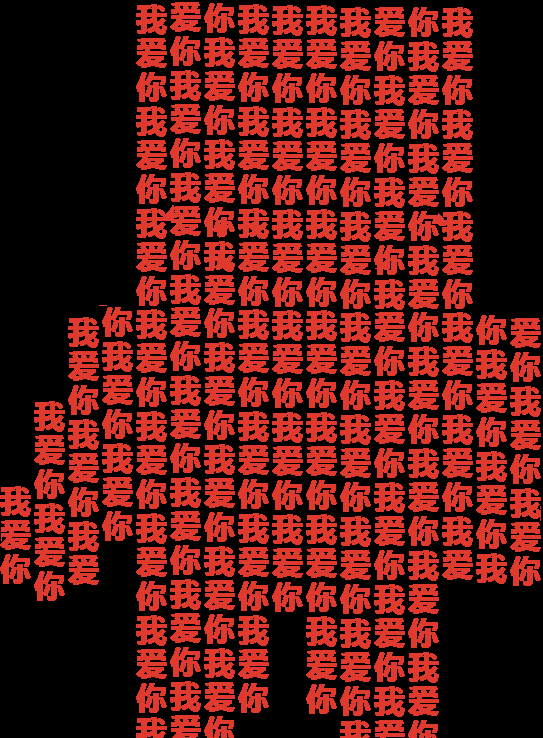
#> input picture examples/fill-vertical.png, 543 x 738 px
$ python -i textfx.py   (imports and definitions only)
#> lines starting #> are read from the running program, lines starting #| are printed output that depends on the picture; after the words box and inside, x2 and y2 are one past the last pixel; in counts of white or black regions, pixels touching at a corner belong together
# -*- coding: utf-8 -*-
"""
text_fx.py - 12 种 Illustrator 风格文字复制与变形效果（纯 Pillow+numpy 实现）

用法:
  12 格合集:
    python text_fx.py "CREATE" <outdir> --grid <outdir>/grid.png
  单个效果:
    python text_fx.py "CREATE" <outdir> --effect spiral --out <outdir>/spiral.png
  查看效果列表:
    python text_fx.py --list

公共参数:
  --bg    背景色 (默认 "transparent", 支持 hex 色值)
  --fg    文字色 (默认 #E03A2F)
  --mode  输出模式 (默认 tr=透明底红字)
  --font  字体文件路径 (默认自动: 含 CJK 用 msyhbd.ttc, 否则 arialbd.ttf)
  --size  基准字号 (默认 240)
"""
import argparse
import math
import os
import sys

import numpy as np
from PIL import Image, ImageDraw, ImageFilter, ImageFont

Image.MAX_IMAGE_PIXELS = None  # 输入为脚本自产图像, 关闭炸弹保护

# ---------------------------------------------------------------- 效果注册表
EFFECTS = [
    ("spiral",    "01 旋转重复 Spiral Repeat"),
    ("circular",  "02 圆形文字环绕 Circular Text"),
    ("tunnel",    "03 透视空间 Perspective Tunnel"),
    ("wave_v",    "04 垂直波浪 Vertical Wave"),
    ("wave_h",    "05 水平波浪 Horizontal Wave"),
    ("flowline",  "06 流线波纹 Flowline Wave"),
    ("waveweave", "07 波浪织锦 Wave Weave"),
    ("fisheye",   "08 鱼眼透视 Fisheye"),
    ("ring",      "09 环形旋转 Ring Rotation"),
]
EFFECT_KEYS = [k for k, _ in EFFECTS]

# 全局输出风格: 红底演示 / 纯白透明 / 纯黑透明 / 白底黑字 / 黑底白字
STYLE = {
    "bg": (224, 58, 47),
    "fg": (255, 255, 255),
    "transparent": False,
    "shadow": (85, 18, 14),
    "shadow_alpha": 0.55,
}


def _hex_rgb(s):
    s = s.lstrip("#")
    return tuple(int(s[i:i + 2], 16) for i in (0, 2, 4))


_CUR_TEXT = ""   # 当前输入文字, 供效果内部做 CJK 密度自适应


# [22 lines left out: function set_style, not called in this run]

# ---------------------------------------------------------------- 字体 (跨平台自动探测)
# 优先顺序: 环境变量 WORDSHAPE_FONT > 包内 fonts/ 目录 > 系统字体目录
_FONT_DIRS = [
    os.path.join(os.path.dirname(os.path.dirname(os.path.abspath(__file__))),
                 "fonts"),
    "C:/Windows/Fonts",
    "/System/Library/Fonts",
    "/System/Library/Fonts/Supplemental",
    "/Library/Fonts",
    os.path.expanduser("~/Library/Fonts"),
    "/usr/share/fonts",
    "/usr/share/fonts/truetype",
    "/usr/local/share/fonts",
    os.path.expanduser("~/.fonts"),
    os.path.expanduser("~/.local/share/fonts"),
]

FONT_CJK_CANDIDATES = [
    "msyhbd.ttc", "msyh.ttc", "simhei.ttf",            # Windows 微软雅黑/黑体
    "PingFang.ttc", "Hiragino Sans GB.ttc",            # macOS
    "STHeiti Medium.ttc", "Songti.ttc",
    "NotoSansCJK-Bold.ttc", "NotoSansCJKsc-Bold.otf",  # Linux / Noto
    "NotoSansSC-Bold.otf", "SourceHanSansCN-Bold.otf",
    "wqy-zenhei.ttc", "DroidSansFallbackFull.ttf",
]
FONT_LATIN_CANDIDATES = [
    "arialbd.ttf", "Arial Bold.ttf", "calibrib.ttf", "impact.ttf",
    "HelveticaNeue-Bold.ttf", "Helvetica.ttc",
    "DejaVuSans-Bold.ttf", "LiberationSans-Bold.ttf", "NotoSans-Bold.ttf",
]


# [101 lines left out: functions _iter_font_files, _find_font_file, _has_cjk, pick_font, render_text, crop_alpha and 1 more, not called in this run]


def _bg_rgb(img):
    # 透明模式下, 字身/底色装饰使用前景色, 避免残留红块
    return STYLE["fg"] if STYLE["transparent"] else STYLE["bg"]


def _fg_rgb(img):
    return STYLE["fg"]


# [103 lines left out: functions _solid_stroke_text, _add_shadow, _outline_text, remap, meshgrid, not called in this run]


def to_arr(img):
    return np.asarray(img, dtype=np.float32)


# ---------------------------------------------------------------- 变形核心(纯warp)
# [114 lines left out: functions _warp_twist, _warp_banana, _warp_wavesh, _warp_fisheye, _stack_copies, _blend_cascade and 1 more, not called in this run]


def _square_frame(img, per_edge=1, Lf=1.05, fill=None):
    """文字沿正方形四边排布成方框; 参考图每边仅一个完整词.
    fill: 填色(遮挡用); None=用底色. 透明底传黑色, 之后抠黑成透明"""
    sq = _outline_text(_fit_aspect(img, 3.2), stroke=3,
                       fill=_bg_rgb(img) if fill is None else fill)
    W, H = sq.size
    L = int(W * Lf)
    slot = L / per_edge
    s = slot * 0.92 / W
    tile = sq.resize((max(int(W * s), 1), max(int(H * s), 1)), Image.LANCZOS)
    tw, th = tile.size
    t90 = tile.rotate(90, expand=True, resample=Image.BICUBIC)
    t180 = tile.rotate(180, expand=True, resample=Image.BICUBIC)
    t270 = tile.rotate(-90, expand=True, resample=Image.BICUBIC)
    frame = Image.new("RGBA", (L, L), (0, 0, 0, 0))
    for k in range(per_edge):
        pos = int(k * slot + (slot - tw) / 2)
        frame.alpha_composite(tile, (pos, 0))
        frame.alpha_composite(t180, (pos, L - th))
        frame.alpha_composite(t270, (L - th, pos))
        frame.alpha_composite(t90, (0, pos))
    return frame


def fx_ring(img, rows=4, copies=None, scale=None, ang=3.0):
    """05 环形旋转: 文字方框做嵌套, 每份缩放95%+旋转3° (Transform).
    透明底 = 同一管线(黑填充互遮挡)渲染后抠黑成透明"""
    copies = 20 if copies is None else copies
    scale = 0.95 if scale is None else scale
    frame = _square_frame(img, fill=(0, 0, 0) if STYLE["transparent"] else None)
    L = frame.width
    D = int(L * 1.3)
    canvas = Image.new("RGBA", (D, D), (0, 0, 0, 0))
    for i in reversed(range(copies)):
        s = scale ** i
        f = frame.resize((max(int(L * s), 1), max(int(L * s), 1)),
                         Image.LANCZOS)
        f = f.rotate(ang * i, expand=True, resample=Image.BICUBIC)
        canvas.alpha_composite(f, ((D - f.width) // 2, (D - f.height) // 2))
    if STYLE["transparent"]:
        return crop_alpha(_key_out_bg(canvas))
    return crop_alpha(canvas)


# [267 lines left out: functions fx_spiral, fx_circular, _phase_wave, fx_waveblend, _shear, fx_freeblend and 5 more, not called in this run]


# ---------------------------------------------------------------- 轮廓填充
import random


# [118 lines left out: functions make_mask, fx_fill, fill_text, _fill_block, _clip_shape, _squash, not called in this run]


def _fit_aspect(img, target):
    """文字条长宽比强制适配到 target: 过宽压缩, 过窄拉伸.
    保证任意语言/任意长度的文字进效果前规格一致 (字距/长宽自动调节)"""
    W, H = img.size
    a = W / H
    if abs(a - target) < 0.05:
        return img
    return img.resize((max(int(H * target), 1), H), Image.LANCZOS)


# [121 lines left out: functions _block, fx_twist, fx_banana, fx_wavesh, fx_fisheye, fx_wave_v and 2 more, not called in this run]

FX_FUNCS = {
    "spiral": fx_spiral, "circular": fx_circular, "tunnel": fx_tunnel,
    "wave_v": fx_wave_v, "wave_h": fx_wave_h, "flowline": fx_flowline,
    "waveweave": fx_waveblend, "fisheye": fx_fisheye, "ring": fx_ring,
}

# ---------------------------------------------------------------- 输出
# [144 lines left out: functions parse_color, fit_into, make_cell, _default_rows, make_grid, main, not called in this run]


# [2 lines not run here, left out]

>>> import cv2
>>> picture = cv2.imread('../examples/fill-vertical.png', cv2.IMREAD_GRAYSCALE)
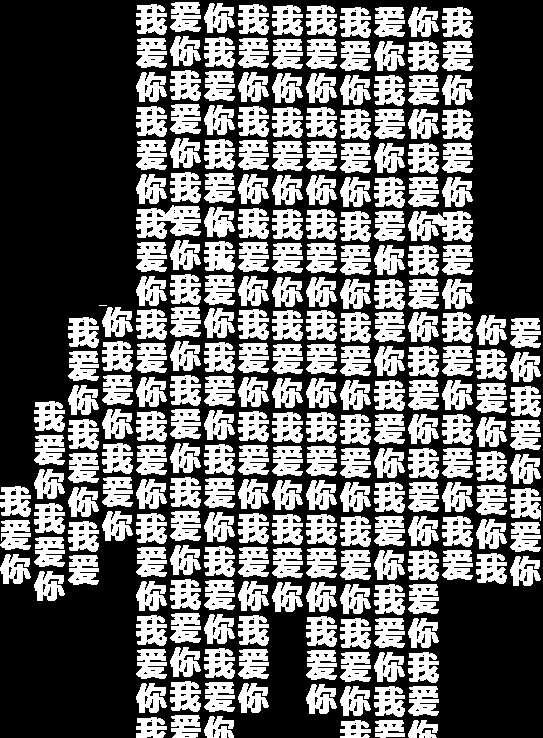
#> picture: shape (738, 543); values 0 (black) and 106 (white), 41.1% white; 249 white regions (2 under 20 px), largest, box (x1, y1, x2, y2) and area: (136, 205, 201, 239) 1458, (408, 211, 473, 242) 1355, (0, 520, 31, 550) 708
>>> result = fx_ring(picture)
#> (the run stopped early here; a loop or call above may not have finished)

$ run again, on examples/overview-9-effects.png
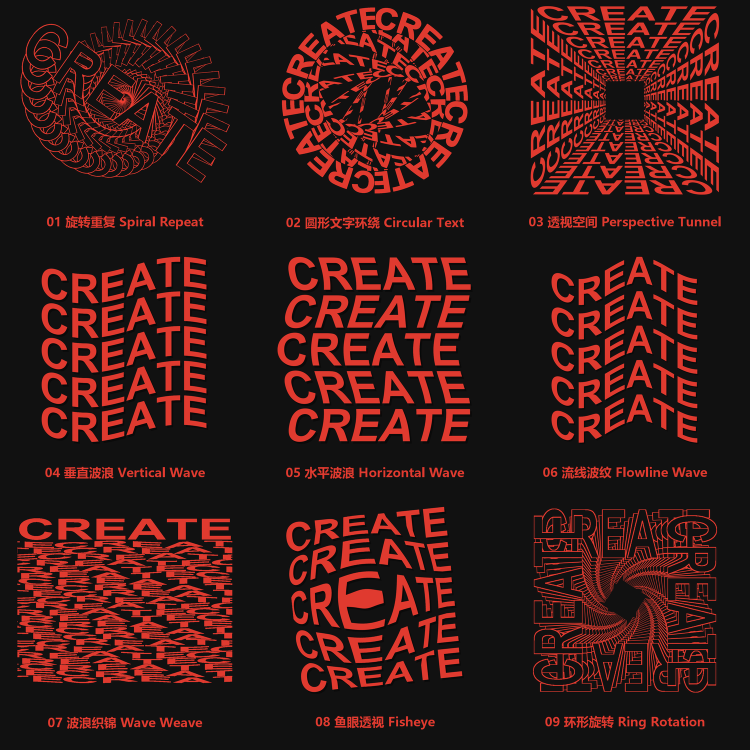
#> input picture examples/overview-9-effects.png, 1500 x 1500 px (shown at 1/2 size)
#> `picture = cv2.imread('../examples/fill-vertical.png', cv2.IMREAD_GRAYS..`:
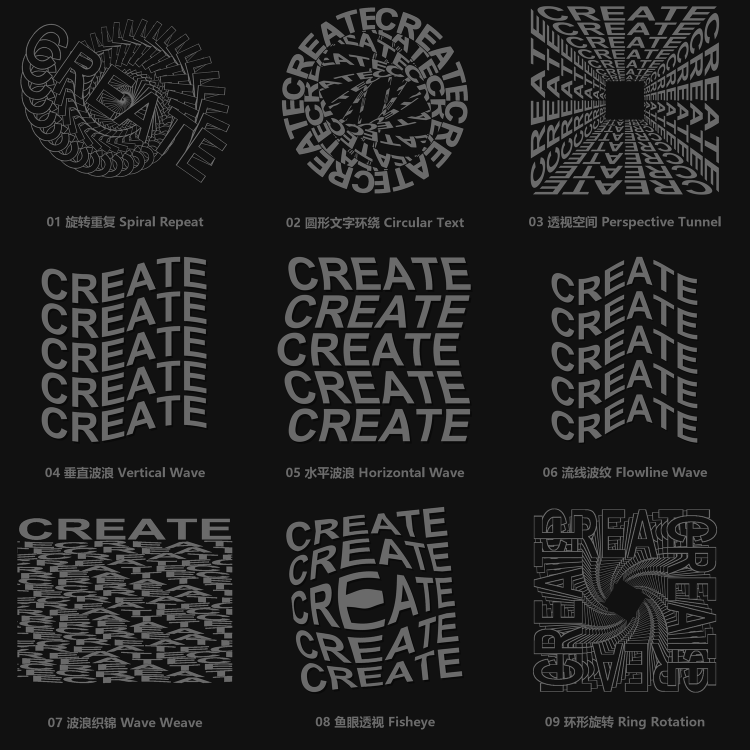
#> picture: shape (1500, 1500) (shown at 1/2 size); min 1, max 124, mean 33.6

$ run again, on examples/text-flowline.png
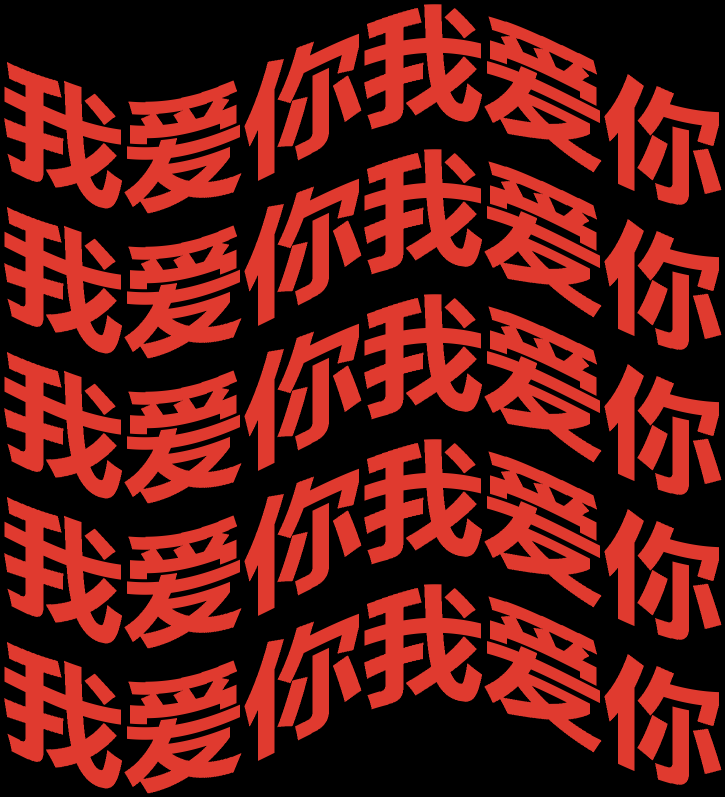
#> input picture examples/text-flowline.png, 1450 x 1594 px (shown at 1/2 size)
#> `picture = cv2.imread('../examples/fill-vertical.png', cv2.IMREAD_GRAYS..`:
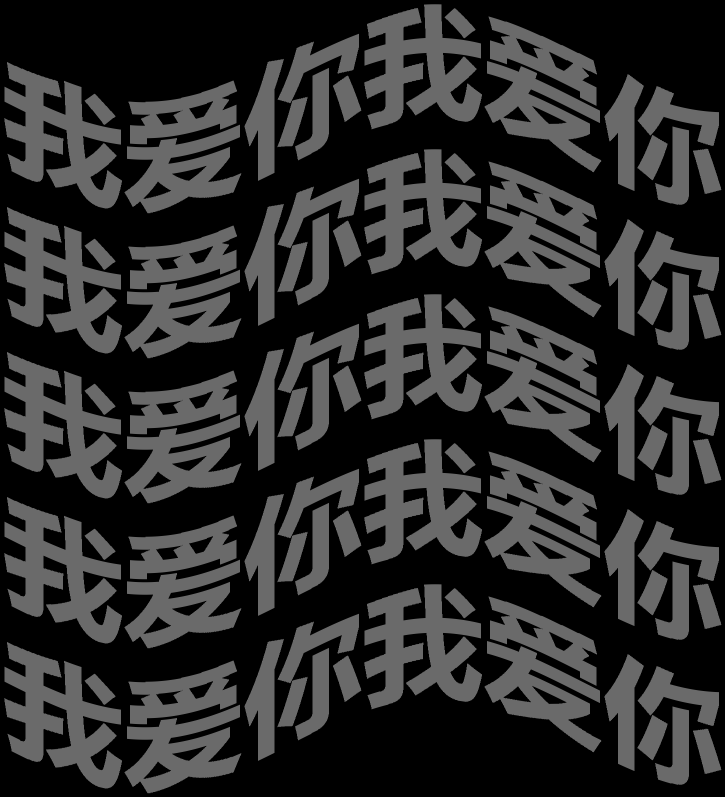
#> picture: shape (1594, 1450) (shown at 1/2 size); min 0, max 106, mean 44.2
